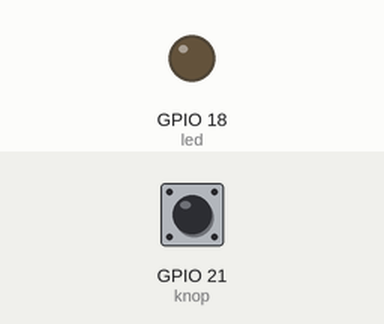
This program was run on a simulated ESP32 board running MicroPython. Parts: output pins drawn as LEDs (lit = HIGH). The inputs (shaded band) are chosen by the test bench; at power-on: GPIO 21 (knop) HIGH.

Above: at 1.2 s.
1.3 s: GPIO 21 (knop) pulled LOW for 0.15 s
At 2.6 s:
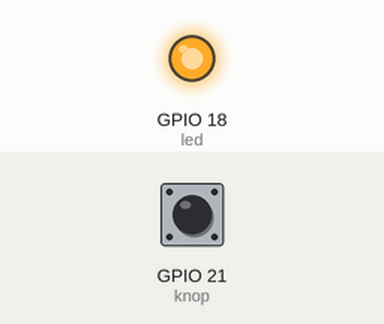
2.9 s: GPIO 21 (knop) pulled LOW for 1 s
At 4.9 s:
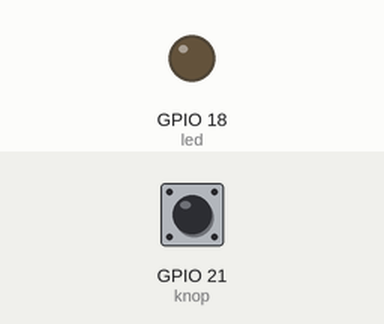
5.4 s: GPIO 21 (knop) pulled LOW for 3.2 s
At 9.8 s:
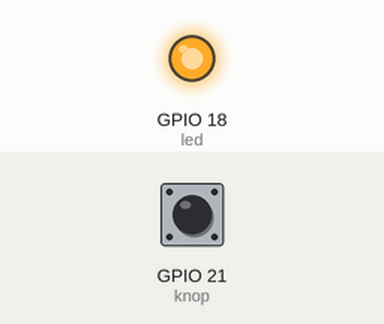
Timing chart, 0 to 11.3 s (numbered marks = the images above; inputs shaded):
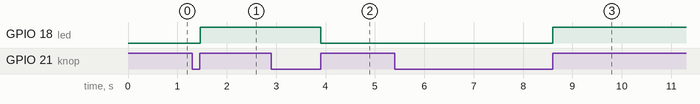

Measured:
- after the input at 1.3 s, GPIO 18 (led): LOW → HIGH after 0.16 s
- after the input at 2.9 s, GPIO 18 (led): HIGH → LOW after 1.0 s
- after the input at 5.4 s, GPIO 18 (led): LOW → HIGH after 3.2 s

The program:

ToggleTheOldWay_pollen.py
```python
from machine import Pin
import utime

# GPIO pins
LED = 18
KNOP = 21

# led en knop instances
led = Pin(LED, Pin.OUT)
knop = Pin(KNOP, Pin.IN, Pin.PULL_UP)

try:
    # oneindige lus
    while True:
        # knop ingedukt
        if knop.value() == 0:
            # wachten tot knop losgelaten wordt
            while knop.value() == 0:
                utime.sleep_ms(20)
            # led togglen
            led.value(not led.value())

except:
    print('Programma onderbroken')

finally:
    led.value(0)
```
